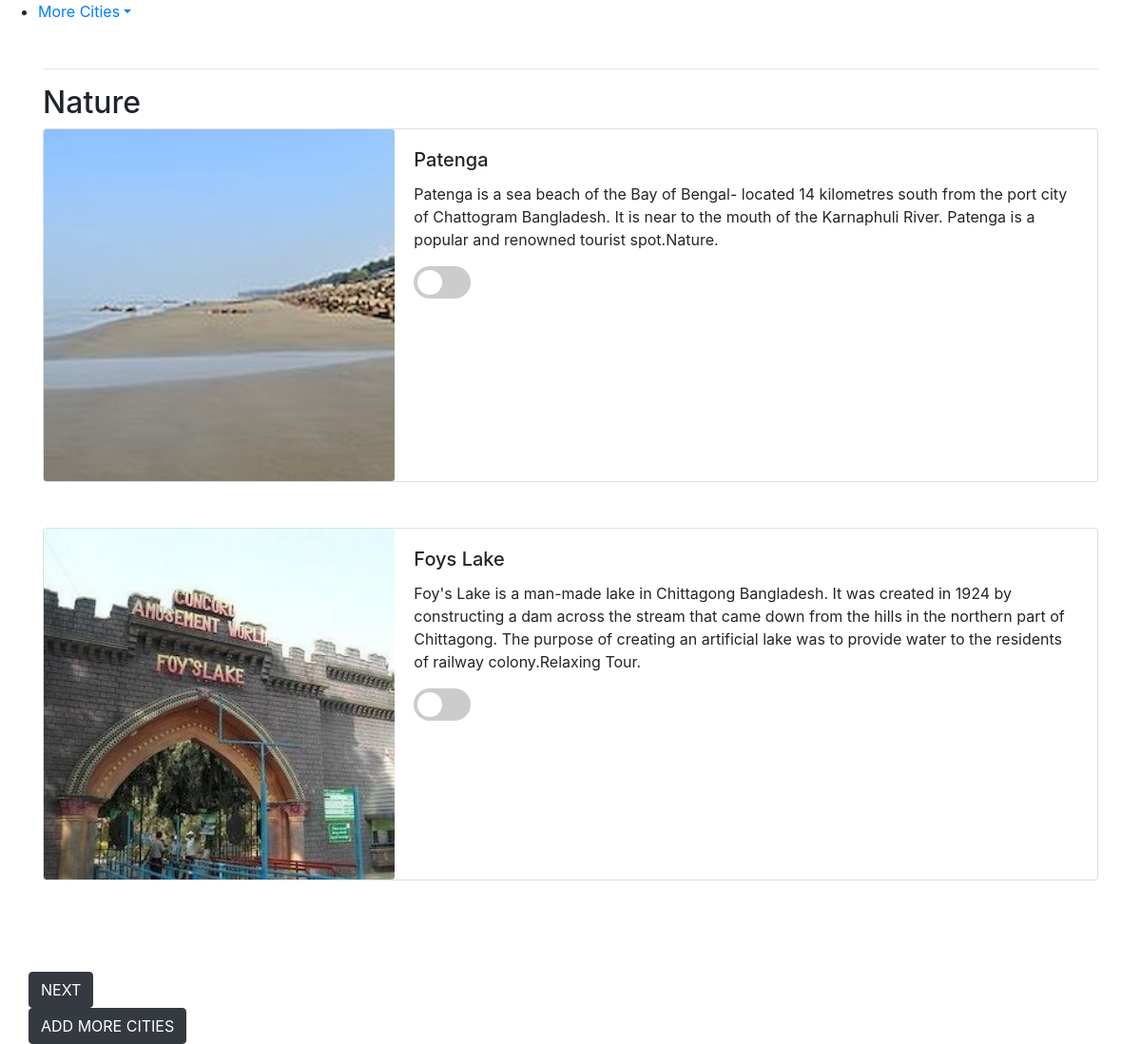
The page /city/preference/2 on the database its author committed.
### database/models.py (models this page shows)
class PREFERENCE(models.Model):
    prefName = models.CharField(max_length=50)
    image = models.ImageField(upload_to='allImages/' )
    def image_tag(self):
        return mark_safe('<img src="{}" width="100" height="50" />'.format(str(self.image.url)))
    image_tag.short_description = 'Image'
    '''def __str__(self):
        return str(self.pk) + "," + self.preferenceName + "," + self.preferenceImages'''

class SPOT(models.Model):
    spotName = models.CharField(max_length=75)
    spotInfo = models.CharField(max_length=2000)
    cityID = models.ForeignKey(CITY, on_delete=models.CASCADE)
    longitude = models.CharField(max_length=30, blank=True)
    latitude = models.CharField(max_length=30, blank=True)
    totalVisitTime = models.CharField(max_length=30, blank=True)
    openTime = models.CharField(max_length=30, blank=True)
    closeTime = models.CharField(max_length=30, blank=True)
    image = models.ImageField(upload_to='allImages/')
    def image_tag(self):
        return mark_safe('<img src="{}" width="100" height="50" />'.format(str(self.image.url)))
    image_tag.short_description = 'Image'
    '''def __str__(self):
        return str(self.pk) + "," + self.spotName + "," + self.spotInfo + "," + str(self.cityID) + "," \
               + self.longitude + "," + self.latitude + "," + self.touristSpotImages'''

### ChoiceSubsystem/views.py (the view)
# urls.py: path('preference/<int:city>', views.preference_page, name="preference"),
def preference_page(request, city):
    print("City: " + str(city) )
    if request.method == 'POST':
       some_var = request.POST.getlist('selected_spot[]')
       print("some_var1: " + str(some_var) )
       print(some_var)
       chosen_spots=request.session.get('chosen_spots',default=None)
       chosen_cities=request.session.get('chosen_cities',default=None)
       print("previous_spots: " + str(chosen_spots) )
       print("previous_cities: " + str(chosen_cities) )
       if chosen_spots is None:
           chosen_spots = some_var
           request.session.__setitem__('chosen_spots',chosen_spots)
       else:
           chosen_spots=chosen_spots+some_var
           request.session.__setitem__('chosen_spots',chosen_spots)
       print("Current Spots: " + str(chosen_spots) )
       if chosen_cities is None:
           if len(some_var)!=0:
               chosen_cities=[]
               chosen_cities.append(city)
               request.session.__setitem__('chosen_cities',chosen_cities)
       else:
           if len(some_var)!=0:
               chosen_cities.append(city)
               request.session.__setitem__('chosen_cities',chosen_cities)
       print("Current City: " + str(chosen_cities) )
       if 'next' in request.POST:
            return render(request,"extraDetailsForm.html",{})
       elif 'add_more_cities' in request.POST:
            return redirect('city')
    else:
        preference_list={}
        pref_spotName_list={}
        pref_spotDescription_list = {}
        pref_spotImage_list={}
        pref_ids=CITYPREFERENCE.objects.filter(cityID=city)
        for p in pref_ids:
            pID = p.preferenceID
            pName=pID.prefName
            preference_list[pID.id]=pID.prefName
            spot_ids=SPOTPREFERENCE.objects.filter(preferenceID=pID)
            spots={}
            spotImages={}
            spotDescriptions={}
            for s in spot_ids:
                sID=s.spotID
                if sID.cityID.id == city:
                    spots[sID.id]=sID.spotName
                    spotImages[sID.id]=sID.image
                    spotDescriptions[sID.id]=sID.spotInfo
            pref_spotName_list[pID.id]=spots
            pref_spotImage_list[pID.id]=spotImages
            pref_spotDescription_list[pID.id]=spotDescriptions
        all_city=CITY.objects.all()
        other_cities={}
        for c in all_city:
            if c.id!=city:
                other_cities[c.id]=c.cityName
        return render(request, 'prefV2.html', {'preference_list':preference_list,
                                                   'pref_spotName_list':pref_spotName_list,
                                                   'pref_spotDescription_list': pref_spotDescription_list,
                                                   'pref_spotImage_list': pref_spotImage_list,
                                                    'other_cities':other_cities,
                                                   })

### ChoiceSubsystem/templatetags/ChoiceSubsystem_extras.py (called while the page is built)
@register.filter(name='foo')
def foo(dict, key):
    return dict[key]

### templates/prefV2.html (shortened to what this page needs)
<!DOCTYPE html>
{% load ChoiceSubsystem_extras %}
<html lang="en">
<head>
    <link rel="stylesheet" href="https://stackpath.bootstrapcdn.com/bootstrap/4.3.1/css/bootstrap.min.css">
</head>
<body>
<form method ="post" action="">
    <ul class="form-row-inner">
    <li class="dropdown"><a class="dropdown-toggle" data-toggle="dropdown" href="#">More Cities</a>
    </li>
    </ul>
{% for key,value in preference_list.items %}
{% if  pref_spotName_list|foo:key %}
<div class="container mt-5">
    <hr>
     <h2>{{ value  }}</h2>
     <ul class="list-group list-group-flush">
         <div class="container">
            {% with spots=pref_spotName_list|foo:key %}
            {% with images=pref_spotImage_list|foo:key %}
            {% with descriptions=pref_spotDescription_list|foo:key %}
            {% for key,value in spots.items %}
             <div class="row">
                <div class="card mb-5" style="max-width: 1200px;">
                  <div class="row no-gutters">
                    <div class="col-md-4">
                      <img src="/media/{{images|foo:key}}" class="card-img" alt="...">
                    </div>
                    <div class="col-md-8">
                      <div class="card-body">
                        <h5 class="card-title">{{ value }}</h5>
                        <p class="card-text">{{descriptions|foo:key}}</p>
                        <label class="switch">
                             <span class="slider round"></span>
                         </label>
                      </div>
                    </div>
                  </div>
                </div>
             </div>
              {% endfor %}
              {% endwith %}
              {% endwith %}
               {% endwith %}
         </div>
     </ul>
</div>
 {% endif %}
{% endfor %}
    <div class="container mt-5">
        <div class="row">
            <input type="submit" class="btn btn-group-lg btn-dark" value="NEXT" name="next" >
        </div>
        <div class="row">
            <input type="submit" class="btn btn-group-lg btn-dark" value="ADD MORE CITIES" name="add_more_cities">
        </div>
    </div>
</form>
</body>
</html>

### templates/prefV2.html (style rules this page uses)
.switch { position: relative; display: inline-block; width: 60px; height: 34px; }
.slider { position: absolute; cursor: pointer; top: 0; left: 0; right: 0; bottom: 0; background-color: #ccc; -webkit-transition: .4s; transition: .4s; }
.slider:before { position: absolute; content: ""; height: 26px; width: 26px; left: 4px; bottom: 4px; background-color: white; -webkit-transition: .4s; transition: .4s; }
.slider.round { border-radius: 34px; }
.slider.round:before { border-radius: 50%; }

### rows shown on the page
PREFERENCE: preference_list "Nature"
SPOT: shows a picture, spotName "Patenga", spotInfo "Patenga is a sea beach of the Bay of Bengal- located 14 kilometres south from the port city of Chattogram Bangladesh. It is near to the mouth of the Karnaphuli River. Patenga is a popular and renowned tourist spot.Nature."
SPOT: shows a picture, spotName "Foys Lake", spotInfo "Foy's Lake is a man-made lake in Chittagong Bangladesh. It was created in 1924 by constructing a dam across the stream that came down from the hills in the northern part of Chittagong. The purpose of creating an artificial lake was to provide water to the residents of railway colony.Relaxing Tour."
